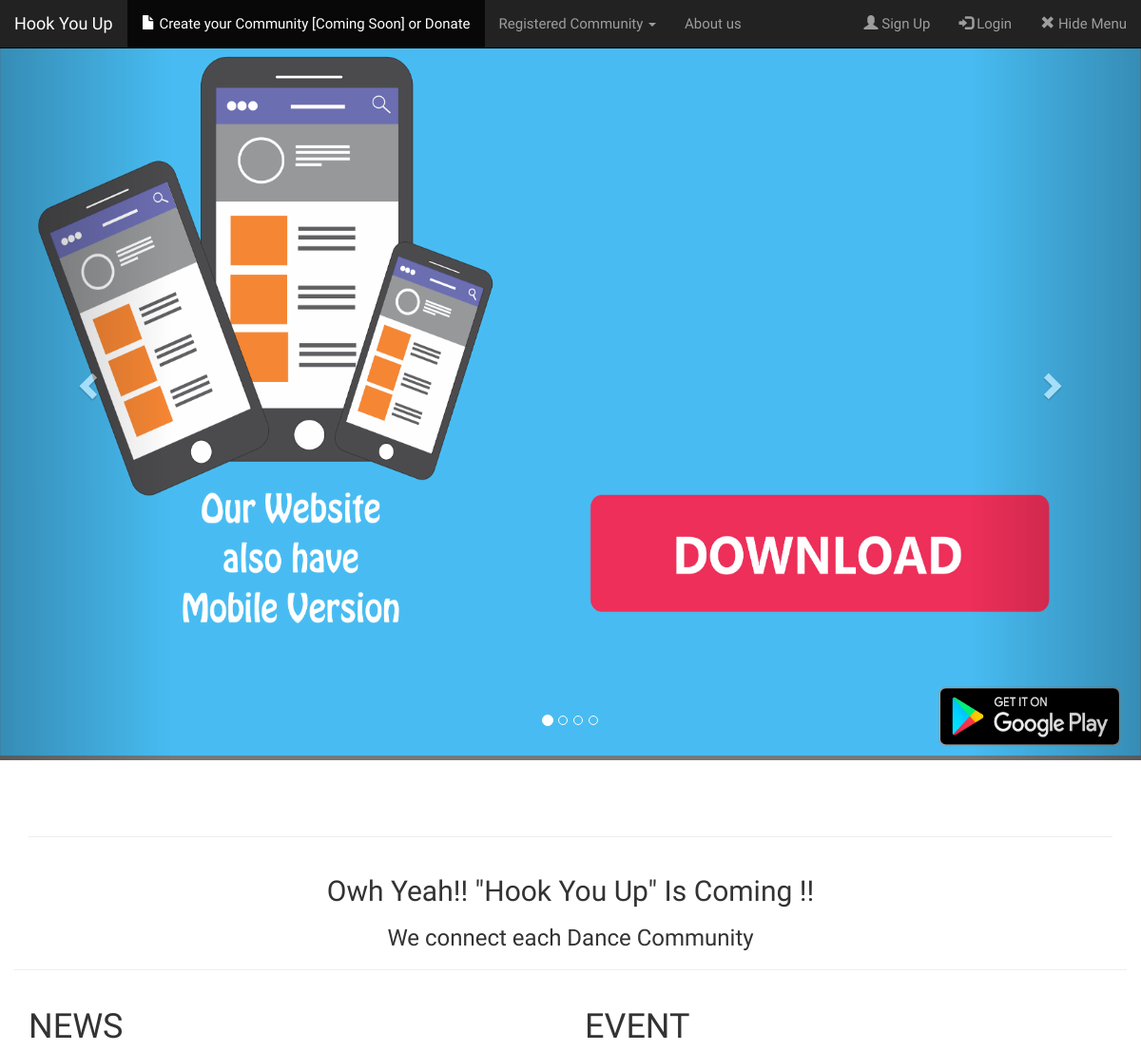
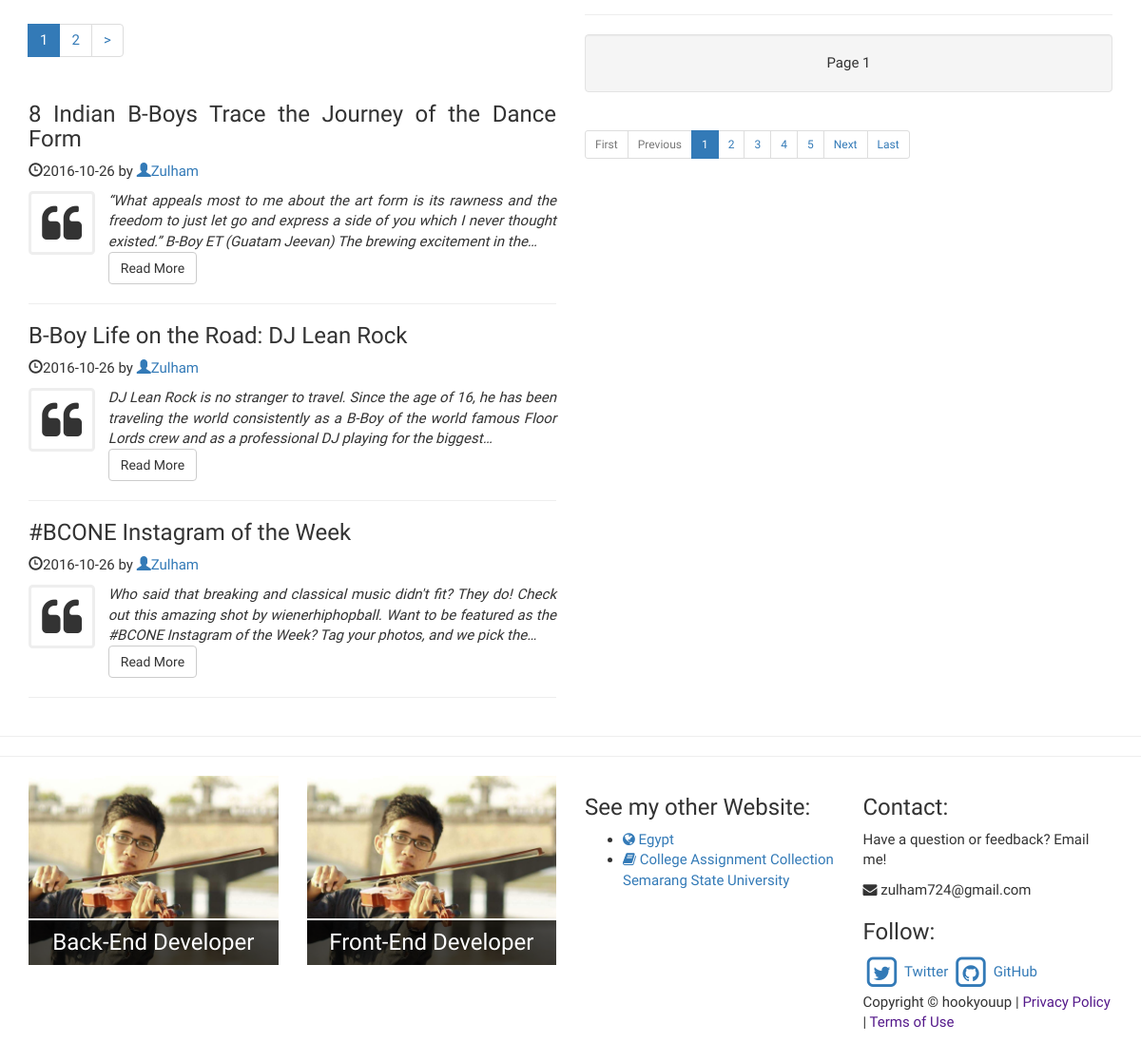
The page / on the database its author committed (2 pictures, top to bottom).
### tables this page shows
CREATE TABLE `blog` (
  `id_blog` int(11) NOT NULL,
  `id_admin` int(11) DEFAULT NULL,
  `title` varchar(120) NOT NULL,
  `content` text NOT NULL,
  `date_created` date NOT NULL
);

### index.php (called while the page is built, shortened)
<?php
require_once BASEPATH.'core/CodeIgniter.php';

### application/views/cover/Index.php (called while the page is built)
<?php
include'header.php';
include'page.php';
include'footer.php';
?>

### application/models/IndexModel.php (called while the page is built, shortened)
<?php
class IndexModel extends CI_Model {
	public function select_all_blog(){
        $this->db->select('*');
        $this->db->from('blog');
        $this->db->join('admin','admin.id_admin=blog.id_admin');
        $this->db->order_by('id_blog','desc');
        return $this->db->get();
    }
    public function select_all_blog_page($limit=array()){
        $this->db->select('*');
        $this->db->from('blog');
        $this->db->join('admin','admin.id_admin=blog.id_admin');
        $this->db->order_by('id_blog','desc');
        if($limit!=null)
            $this->db->limit($limit['perpage'],$limit['offset']);
        return $this->db->get();
    }
	public function select_comm(){
		$this->db->select('*');
		$this->db->from('community');
		$this->db->order_by('id_comm','asc');
		return $this->db->get();
	}
}

### application/views/cover/page.php (the view, shortened to what this page needs)
<div class="container-full">
<div class="slider">
<div id="myCarousel" class="carousel slide" data-ride="carousel">
  <ol class="carousel-indicators">
    <li data-target="#myCarousel" data-slide-to="0" class="active"></li>
    <li data-target="#myCarousel" data-slide-to="1"></li>
    <li data-target="#myCarousel" data-slide-to="2"></li>
    <li data-target="#myCarousel" data-slide-to="3"></li>
  </ol>
  <div class="carousel-inner" role="listbox">
    <div class="item active">
       <img src="<?php echo base_url('assets/images/banner-mobile.png'); ?>" class="img-rounded" alt="Cinque Terre" width="1360" height="720">
    </div>
  </div>
  <a class="left carousel-control" href="#myCarousel" role="button" data-slide="prev">
    <span class="glyphicon glyphicon-chevron-left" aria-hidden="true"></span>
  </a>
  <a class="right carousel-control" href="#myCarousel" role="button" data-slide="next">
    <span class="glyphicon glyphicon-chevron-right" aria-hidden="true"></span>
  </a>
</div>
</div>
</div>
<div class="container">
<hr />
<div class="row">
  <center>
    <h2>Owh Yeah!! "Hook You Up" Is Coming !!</h2>
    <h3>We connect each Dance Community</h3>
    </center>
    <hr/>
</div>
<div class="row">
  <div class="col-sm-6">
    <h1>NEWS</h1>
    <?php echo $this->pagination->create_links(); ?>
    <?php foreach ($blog as $ini) {
      $post=character_limiter($ini->content,200);
      ?>
      <div style="text-align: justify;">
      <h3><?php echo $ini->title; ?></h3>
      <p class="blog-post-meta"><span class="glyphicon glyphicon-time"></span><?php echo $ini->date_created ?> by <a href="#"><span class="glyphicon glyphicon-user"></span><?php echo $ini->nama; ?></a></p>
      <span style="background-color: white;"><i><i class="fa fa-quote-left fa-3x fa-pull-left fa-border"></i><?php echo $post; ?></i></span></div>
      <input type="button" name="buka_post" value="Read More" class="btn btn-default" data-toggle="modal" data-target="#myModal<?php echo $ini->id_blog; ?>"></a>
      <hr>
      <?php }?>
  </div>
  <div class="col-sm-6">
      <h1>EVENT</h1>
        <hr />
        <div id="page-content" class="well text-center"></div>
        <ul id="pagination-demo" class="pagination-sm"></ul>
  </div>
</div>
</div>

### application/controllers/Index.php (shortened to what this page needs)
<?php
class Index extends CI_Controller {
	public function __construct(){
		$this->load->helper('url','text','form');
		$this->load->library('session','form_validation','email','pagination');
		$this->load->model('IndexModel');
	}
	public function index($offset=0)
	{
		$perpage=3;
		$config['full_tag_open'] = "<ul class='pagination'>";
		$config['full_tag_close'] ="</ul>";
		$config['num_tag_open'] = '<li>';
		$config['num_tag_close'] = '</li>';
		$config['cur_tag_open'] = "<li class='disabled'><li class='active'><a href='#'>";
		$config['cur_tag_close'] = "<span class='sr-only'></span></a></li>";
		$config['next_tag_open'] = "<li>";
		$limit['perpage'] = $perpage;
		$limit['offset'] =$offset;
		$data['comm_list']=$this->IndexModel->select_comm()->result();
		$data['blog']=$this->IndexModel->select_all_blog_page($limit)->result();
		$this->load->view('cover/Index',$data);
	}
}

### application/third_party/MX/Loader.php (shortened to what this page needs)
<?php (defined('BASEPATH')) OR exit('No direct script access allowed');
class MX_Loader extends CI_Loader
{
	protected $_module;
	public $_ci_cached_vars = array();
	public function initialize($controller = NULL)
	{
		$this->_module = CI::$APP->router->fetch_module();
	}
	public function database($params = '', $return = FALSE, $query_builder = NULL)
	{
		if ($return === FALSE && $query_builder === NULL &&
			isset(CI::$APP->db) && is_object(CI::$APP->db) && ! empty(CI::$APP->db->conn_id))
		{
			return FALSE;
		}
		CI::$APP->db = DB($params, $query_builder);
		return $this;
	}
	public function language($langfile, $idiom = '', $return = FALSE, $add_suffix = TRUE, $alt_path = '')
	{
		CI::$APP->lang->load($langfile, $idiom, $return, $add_suffix, $alt_path, $this->_module);
		return $this;
	}
	public function view($view, $vars = array(), $return = FALSE)
	{
		return $this->_ci_load(array('_ci_view' => $view, '_ci_vars' => $this->_ci_object_to_array($vars), '_ci_return' => $return));
	}
	public function __get($class)
	{
		return (isset($this->controller)) ? $this->controller->$class : CI::$APP->$class;
	}
	public function _ci_load($_ci_data)
	{
		extract($_ci_data);
		if (isset($_ci_view))
		{
			$_ci_path = '';
			$_ci_file = (pathinfo($_ci_view, PATHINFO_EXTENSION)) ? $_ci_view : $_ci_view.EXT;
			foreach ($this->_ci_view_paths as $path => $cascade)
			{
				if (file_exists($view = $path.$_ci_file))
				{
					$_ci_path = $view;
					break;
				}
			}
		}
		elseif (isset($_ci_path))
		{
			$_ci_file = basename($_ci_path);
			if( ! file_exists($_ci_path)) $_ci_path = '';
		}
		if (isset($_ci_vars))
			$this->_ci_cached_vars = array_merge($this->_ci_cached_vars, (array) $_ci_vars);
		extract($this->_ci_cached_vars);
		if ((bool) @ini_get('short_open_tag') === FALSE && CI::$APP->config->item('rewrite_short_tags') == TRUE)
		{
			echo eval('?>'.preg_replace("/;*\s*\?>/", "; ?>", str_replace('<?=', '<?php echo ', file_get_contents($_ci_path))));
		}
		else
		{
			include($_ci_path);
		}
		if (ob_get_level() > $this->_ci_ob_level + 1)
		{
			ob_end_flush();
		}
		else
		{
			CI::$APP->output->append_output(ob_get_clean());
		}
	}
}

### application/views/cover/header.php (shortened to what this page needs)
<!doctype html>
<html class="">
<head>
<link href="<?php echo base_url('assets/css/boilerplate.css'); ?>" rel="stylesheet" type="text/css">
<link href="<?php echo base_url('assets/css/style.css'); ?>" rel="stylesheet" type="text/css">
<link rel="stylesheet" href="http://maxcdn.bootstrapcdn.com/bootstrap/3.3.6/css/bootstrap.min.css">
</head>
<body>
<div id="menu">
  <nav class="navbar navbar-inverse navbar-fixed-top">
    <div class="container-fluid">
      <div class="navbar-header">
        <a class="navbar-brand" href="<?php echo base_url('Index'); ?>">Hook You Up</a>
      </div>
      <ul class="nav navbar-nav navbar-left">
        <li class="active"><a href="#"><span class="glyphicon glyphicon-file"></span>  Create your Community [Coming Soon] or Donate</a></li>
        <li class="dropdown">
          <a class="dropdown-toggle" data-toggle="dropdown" href="#">Registered Community
          <span class="caret"></span></a>
        </li>
        <li><a href="<?php echo site_url('beranda'); ?>">About us</a></li>
      </ul>
      <ul class="nav navbar-nav navbar-right">
          <li data-toggle="modal" data-target="#myModal"><a href="#"><span class="glyphicon glyphicon-user"></span> Sign Up</a></li>
          <li data-toggle="modal" data-target="#myModal1"><a href="#"><span class="glyphicon glyphicon-log-in"></span> Login</a></li>
          <li id="hide"><a href="#"><span class="glyphicon glyphicon-remove"></span> Hide Menu</a></li>
      </ul>
    </div>
  </nav>
</div>

### application/views/cover/footer.php (shortened to what this page needs)
<hr>
<link href="//netdna.bootstrapcdn.com/font-awesome/4.1.0/css/font-awesome.min.css" rel="stylesheet">
<hr>
        <footer>
            <div class="container">
            	<div class="row">
					<div class="col-sm-6">
						<div class="row">
							<div class="col-sm-6">
								<div class="cuadro_intro_hover " style="background-color:#cccccc;">
									<p style="text-align:center;">
										<img src="<?php echo base_url('assets/images/back-end.jpg'); ?>" class="img-responsive" alt="">
									</p>
									<div class="caption">
										<div class="blur"></div>
										<div class="caption-text">
											<h3 style="border-top:2px solid white; border-bottom:2px solid white; padding:10px;">Back-End Developer</h3>
										</div>
									</div>
								</div>
							</div>
							<div class="col-sm-6">
								<div class="cuadro_intro_hover " style="background-color:#cccccc;">
									<p style="text-align:center;">
										<img src="<?php echo base_url('assets/images/back-end.jpg'); ?>" class="img-responsive" alt="">
									</p>
									<div class="caption">
										<div class="blur"></div>
										<div class="caption-text">
											<h3 style="border-top:2px solid white; border-bottom:2px solid white; padding:10px;">Front-End Developer</h3>
										</div>
									</div>
								</div>
							</div>
						</div>
					</div>
					<div class="col-sm-6">
						<div class="row">
							<div class="col-sm-6">
								<h3>See my other Website:</h3>
				                <ul>
								<li><a href="#"><i class="fa fa-globe"></i> Egypt</a></li>
								<li><a href="http://5302414040.blogspot.com/"><i class="fa fa-book"></i> College Assignment Collection<br>Semarang State University</a></li>
								</ul>
							</div>
							<div class="col-sm-6">
								<h3>Contact:</h3>
								<p>Have a question or feedback? Email me!</p>
								<p><i class="fa fa-envelope"> </i> zulham724@gmail.com</p>
				            	<h3>Follow:</h3>
								<a href="https://twitter.com/ZulhamAzwar" id="gh" target="_blank" title="Twitter"><span class="fa-stack fa-lg">
								  <i class="fa fa-square-o fa-stack-2x"></i>
								  <i class="fa fa-twitter fa-stack-1x"></i>
								</span>
								Twitter</a>
								<a href="https://github.com/mahluz"  target="_blank" title="GitHub"><span class="fa-stack fa-lg">
								  <i class="fa fa-square-o fa-stack-2x"></i>
								  <i class="fa fa-github fa-stack-1x"></i>
								</span>
								GitHub</a>
									<p>Copyright © hookyouup | <a href="">Privacy Policy</a> | <a href="">Terms of Use</a></p>
								</div>
							</div>
						</div>
					</div>
				</div>
        </footer>
</body>
</html>

### assets/css/boilerplate.css (style rules this page uses)
article, aside, details, figcaption, figure, footer, header, hgroup, nav, section { display: block; }
html { font-size: 100%; overflow-y: scroll; -webkit-text-size-adjust: 100%; -ms-text-size-adjust: 100%; }
body { margin: 0; font-size: 13px; line-height: 1.231; }
body, button, input, select, textarea { font-family: sans-serif; color: #222; }
a { color: #00e; }
hr { display: block; height: 1px; border: 0; border-top: 1px solid #ccc; margin: 1em 0; padding: 0; }
ul, ol { margin: 1em 0; padding: 0 0 0 40px; }
nav ul, nav ol { list-style: none; list-style-image: none; margin: 0; padding: 0; }
img { border: 0; -ms-interpolation-mode: bicubic; vertical-align: middle; }
button, input, select, textarea { font-size: 100%; margin: 0; vertical-align: baseline; *vertical-align: middle; }
button, input { line-height: normal; *overflow: visible; }
button, input[type="button"], input[type="reset"], input[type="submit"] { cursor: pointer; -webkit-appearance: button; }

### assets/css/style.css (style rules this page uses)
img, object, embed, video { max-width: 100%; }
@media only screen and (min-width: 769px) { .slider { margin-left: auto; margin-right: auto; width: 100%; padding:0; } }

### application/views/cover/header.php (style rules this page uses)
body { font-family: 'Magra'; font-size: 15px; }
.carousel { height: 100vh; margin-bottom: 60px; }
.carousel .item { height: 100vh; background-color: #777; }
.carousel-inner > .item > img { position: absolute; top: 0; left: 0; min-width: 100%; height: 100vh; }

### application/views/cover/footer.php (style rules this page uses)
.cuadro_intro_hover { padding: 0px; position: relative; overflow: hidden; height: 200px; }
.cuadro_intro_hover img { z-index: 4; }
.cuadro_intro_hover .caption { position: absolute; top:150px; -webkit-transition:all 0.3s ease-in-out; -moz-transition:all 0.3s ease-in-out; -o-transition:all 0.3s ease-in-out; -ms-transition:all 0.3s ease-in-out; transition:all 0.3s ease-in-out; width: 100%; }
.cuadro_intro_hover .blur { background-color: rgba(0,0,0,0.7); height: 300px; z-index: 5; position: absolute; width: 100%; }
.cuadro_intro_hover .caption-text { z-index: 10; color: #fff; position: absolute; height: 300px; text-align: center; top:-20px; width: 100%; }

### rows shown on the page
blog: title "8 Indian B-Boys Trace the Journey of the Dance Form", date_created "2016-10-26", id_admin.nama "Zulham", content "“What appeals most to me about the art form is its rawness and the freedom to just let go and express a side of you which I never thought existed.” B-Boy ET (Guatam Jeevan) The brewing excitement in the…"
blog: title "B-Boy Life on the Road: DJ Lean Rock", date_created "2016-10-26", id_admin.nama "Zulham", content "DJ Lean Rock is no stranger to travel. Since the age of 16, he has been traveling the world consistently as a B-Boy of the world famous Floor Lords crew and as a professional DJ playing for the biggest…"
blog: title "#BCONE Instagram of the Week", date_created "2016-10-26", id_admin.nama "Zulham", content "Who said that breaking and classical music didn't fit? They do! Check out this amazing shot by wienerhiphopball. Want to be featured as the #BCONE Instagram of the Week? Tag your photos, and we pick the…"

### other values the page prints
$this->pagination->create_links() "1 2 >"
